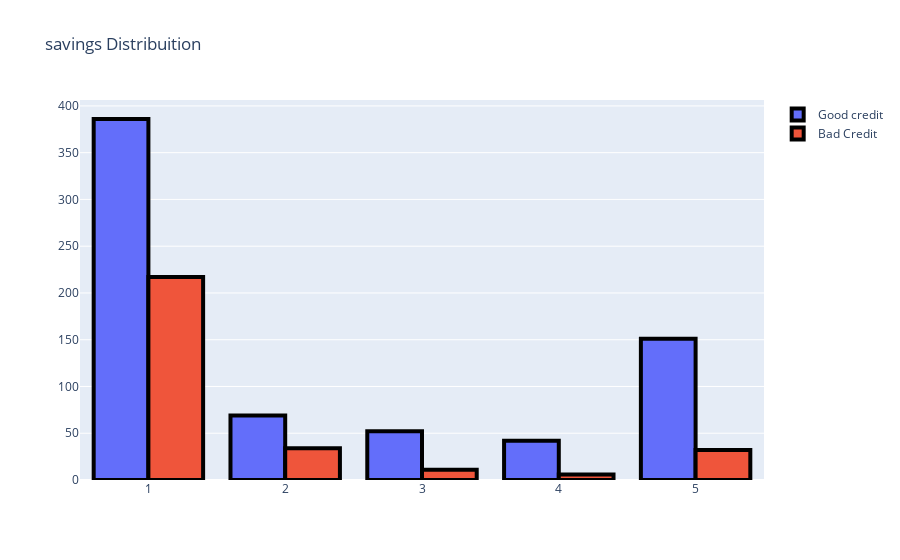

Notebook code for this chart:
### Markdown cell above
### Savings dist

### Code cell
Good = go.Bar(
    x = df[df["Y"]== 1]["X06"].value_counts().index.values,
    y = df[df["Y"]== 1]["X06"].value_counts().values,
    name='Good credit'
)

Bad = go.Bar(
    x = df[df["Y"]== 2]["X06"].value_counts().index.values,
    y = df[df["Y"]== 2]["X06"].value_counts().values,
    name="Bad Credit"
)

data = [Good, Bad]

layout = go.Layout(
    title='savings Distribuition'
)

fig = go.Figure(data=data, layout=layout)
fig.data[0].marker.line.width = 4
fig.data[0].marker.line.color = "black"
fig.data[1].marker.line.width = 4
fig.data[1].marker.line.color = "black"

py.iplot(fig, filename='savings-Grouped')

### Figure 1 — Plotly figure (JSON) as saved in the notebook; plotly's stock layout.template omitted (floating-point values rounded to 4 significant figures)
{"data": [{"marker": {"line": {"color": "black", "width": 4}}, "name": "Good credit", "type": "bar", "x": [1, 5, 2, 3, 4], "y": [386, 151, 69, 52, 42]}, {"marker": {"line": {"color": "black", "width": 4}}, "name": "Bad Credit", "type": "bar", "x": [1, 2, 5, 3, 4], "y": [217, 34, 32, 11, 6]}], "layout": {"title": {"text": "savings Distribuition"}}}
